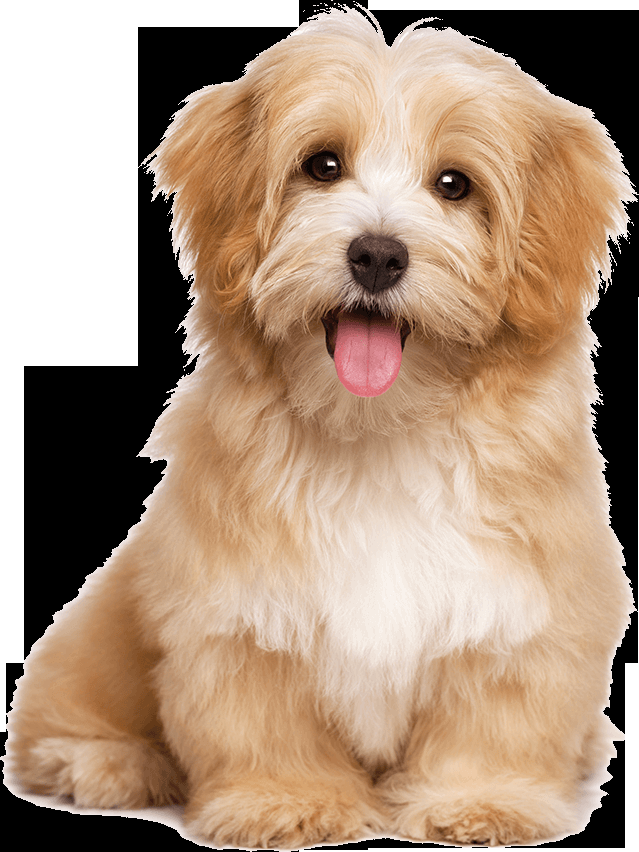
#> input picture dog.png, 639 x 852 px
$ jupyter execute COMP90086_asst1_2024.ipynb
#> lines starting #> are read from the running program, lines starting #| are printed output that depends on the picture; after the words box and inside, x2 and y2 are one past the last pixel; in counts of white or black regions, pixels touching at a corner belong together
### The University of Melbourne, School of Computing and Information Systems
# COMP90086 Computer Vision, 2024 Semester 2

## Assignment 1

**Student Name:**    `PLEASE ENTER YOUR NAME HERE`

**Student ID:**     `PLEASE ENTER YOUR ID HERE`

This iPython notebook is a template which you should use for your Assignment 1 submission. This file should be submitted at the **Assignment 1: Code** link on the LMS, along with any images needed to run your code.

In addition to this file, you should submit a written report explaining your results at the **Assignment 1: Report** link on the LMS. Please see the assignment specification for details on what must be included in the report for each question.

*Adding proper comments to your code is MANDATORY.*

[cell 1]
# Additional code for Question 2

import numpy as np
import cv2

# Real-world heights for sample objects, in meters (m)
img_dog = 'dog.png'
h_dog = 0.4
img_statue = 'statue.png'
h_statue = 1.8
img_elephant = 'elephant.png'
h_elephant = 3.5

# Read a transparent PNG image
transparent_obj = cv2.imread('dog.png', cv2.IMREAD_UNCHANGED)
#> transparent_obj is the input picture: shape (852, 639, 4); mean B, G, R, A 127.5, 148.9, 174.5, 180.6
obj = transparent_obj[:,:,:3]
alpha = transparent_obj[:,:,3]
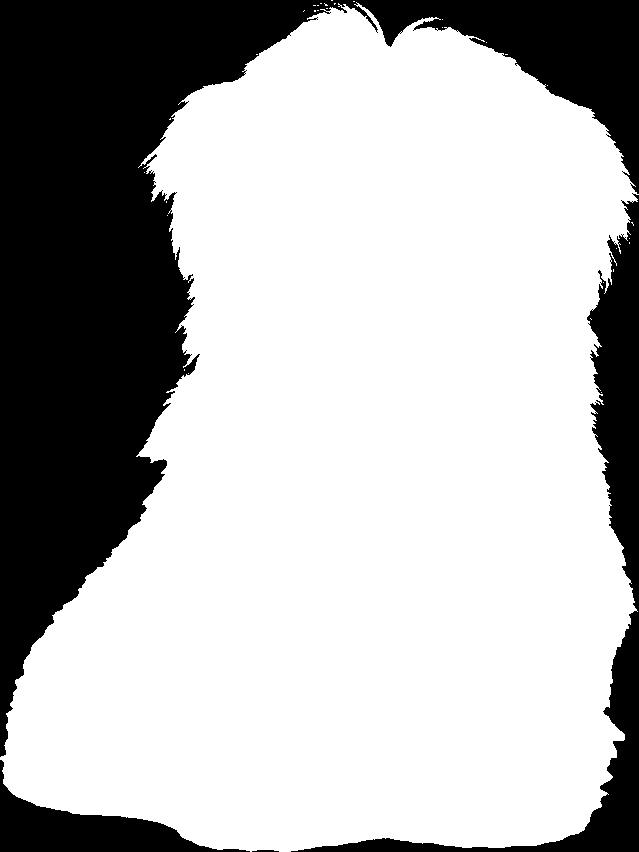
#> alpha: shape (852, 639); 70.8% white; 4 black regions, box (x1, y1, x2, y2) and area: (0, 0, 639, 757) 129232, (291, 193, 639, 852) 22044, (0, 760, 250, 852) 7588, (252, 850, 279, 852) 44

# Paste object onto background with transparency
bg = np.ones_like(obj, dtype=np.uint8) * 255
alpha = np.tile(alpha[:,:,np.newaxis], (1,1,3)).astype(np.float32) / 255.0
pasted_object = (obj.astype(np.float32) * alpha) + (bg.astype(np.float32) * (1-alpha))
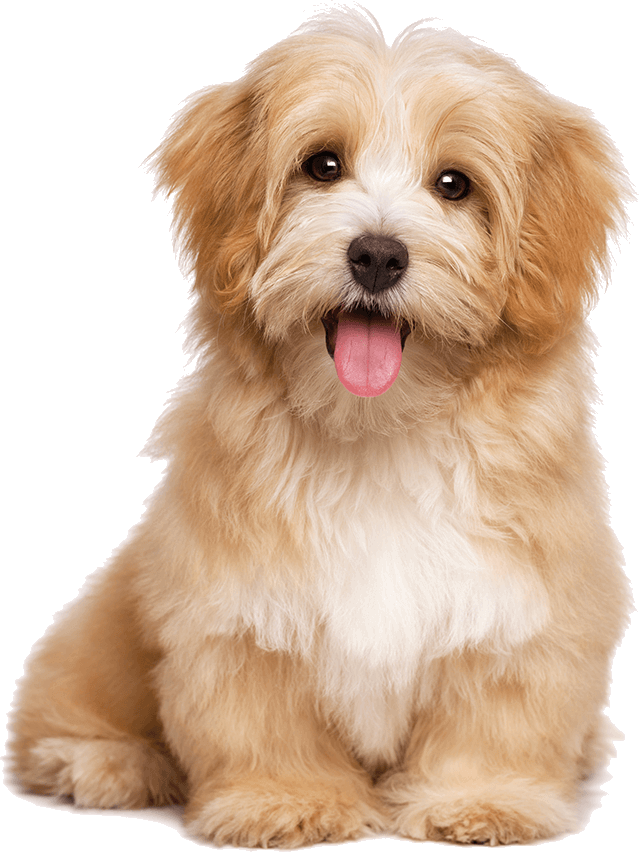
#> pasted_object: shape (852, 639, 3) float32; mean B, G, R 169.7, 191.1, 216.6
pasted_object = pasted_object.astype(np.uint8)

### 1. Image filtering

[cell 2]
import numpy as np
import matplotlib.pyplot as plt
from scipy.ndimage import convolve

# 生成一个简单的二维信号（例如，一个简单的图像）
image = np.zeros((128, 128))
image[32:96, 32:96] = 1  # 创建一个中心为白色的方块

# 定义一个3x3的盒式滤波器
box_filter = np.ones((8, 8)) / (8*8)

# 对图像应用盒式滤波器
filtered_image = convolve(image, box_filter)

# 计算滤波后的二维傅里叶变换
fft_filtered_image = np.fft.fft2(filtered_image)

# 计算原图像的二维傅里叶变换
fft_image = np.fft.fft2(image)


# 将零频率分量移到中心
fft_filtered_image_shifted = np.fft.fftshift(fft_filtered_image)
fft_image_shifted = np.fft.fftshift(fft_image)

# 计算幅值谱
magnitude_spectrum_filtered = np.abs(fft_filtered_image_shifted)
magnitude_spectrum = np.abs(fft_image_shifted)

# 可视化原始图像、滤波后图像及其频域表示
plt.figure(figsize=(12, 12))

plt.subplot(2, 2, 1)
plt.imshow(image, cmap='gray')
plt.title('Original Image')

plt.subplot(2, 2, 2)
plt.imshow(filtered_image, cmap='gray')
plt.title('Filtered Image with Box Filter')

plt.subplot(2, 2, 3)
plt.imshow(np.log1p(magnitude_spectrum), cmap='gray')
plt.title('Magnitude Spectrum (FFT) of Original Image')

plt.subplot(2, 2, 4)
plt.imshow(np.log1p(magnitude_spectrum_filtered), cmap='gray')
plt.title('Magnitude Spectrum (FFT) of Filtered Image')

plt.show()
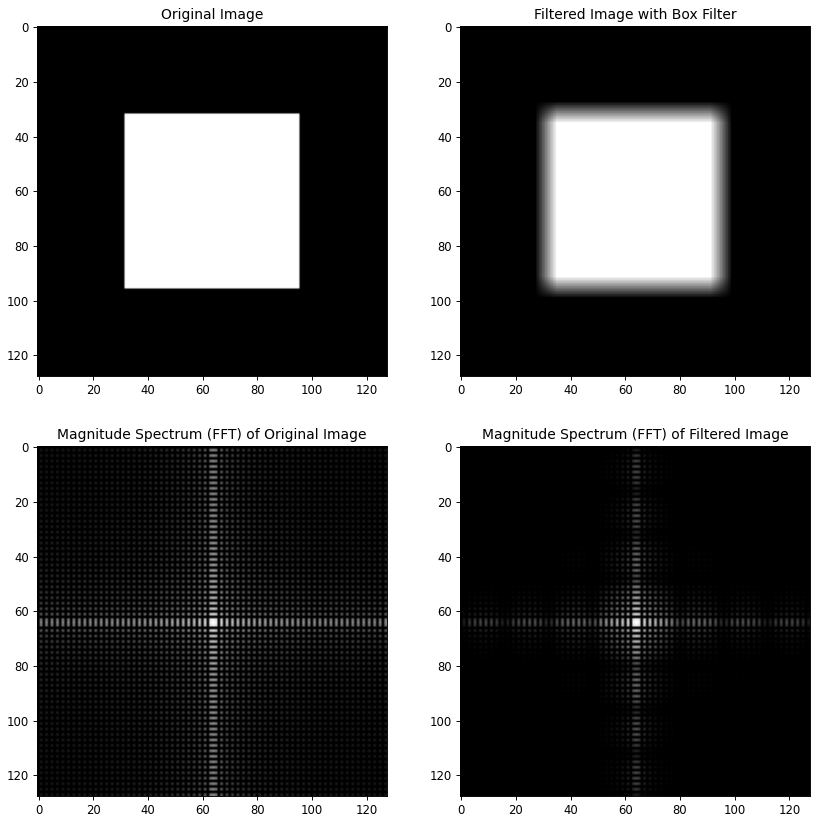
#> figure drawn by matplotlib, 4 panels

[cell 3]
image

[cell 4]
import numpy as np
import matplotlib.pyplot as plt
from scipy.fftpack import fft2, fftshift
from scipy.ndimage import convolve

# 定义一个3x3的盒式滤波器
small_box_filter = np.ones((16, 16)) / (16*16)

# 对滤波器进行零填充，扩展到一个大的支持域，例如512x512
large_support_size = (512, 512)
padded_box_filter = np.zeros(large_support_size)
# 计算中心位置的起始索引
start_x = large_support_size[0] // 2 - small_box_filter.shape[0] // 2
start_y = large_support_size[1] // 2 - small_box_filter.shape[1] // 2

# 将小的盒式滤波器放置在中心位置
padded_box_filter[start_x:start_x + 16, start_y:start_y + 16] = small_box_filter

# 计算二维傅里叶变换
fft_padded_box_filter = fft2(padded_box_filter)

# 将零频率分量移到中心
fft_padded_box_filter_shifted = fftshift(fft_padded_box_filter)

# 计算幅值谱
magnitude_spectrum_padded = np.abs(fft_padded_box_filter_shifted)

# 可视化滤波器及其频域表示
plt.figure(figsize=(12, 6))

plt.subplot(1, 2, 1)
plt.imshow(padded_box_filter, cmap='gray')
plt.title('Padded Box Filter (Large Support)')

plt.subplot(1, 2, 2)
plt.imshow(np.log1p(magnitude_spectrum_padded), cmap='gray')
plt.title('Magnitude Spectrum of Padded Box Filter (FFT)')

plt.show()
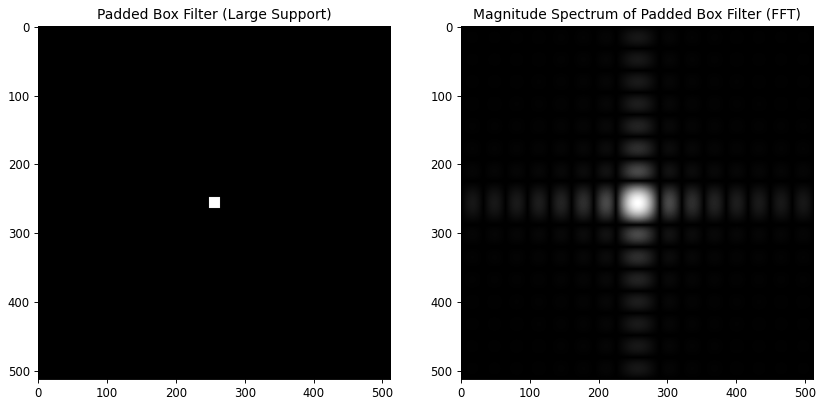
#> figure drawn by matplotlib, 2 panels


# 生成一个简单的二维信号（例如，一个简单的图像）
image = np.zeros((512, 512))
image[32:96, 32:96] = 1  # 创建一个中心为白色的方块

# 计算二维傅里叶变换
fft_image = np.fft.fft2(image)

# 将零频率分量移到中心
fft_image_shifted = np.fft.fftshift(fft_image)

# 计算幅值谱
magnitude_spectrum = np.abs(fft_image_shifted)


# 使用 box filter 进行低通滤波
filtered_image = convolve(image, padded_box_filter)

# 计算滤波后的二维傅里叶变换
fft_filtered_image = np.fft.fft2(filtered_image)

# 将零频率分量移到中心
fft_filtered_image_shifted = np.fft.fftshift(fft_filtered_image)

# 计算幅值谱
magnitude_spectrum_filtered = np.abs(fft_filtered_image_shifted)

# 可视化原始图像、滤波后图像及其频域表示
plt.figure(figsize=(12, 12))

plt.subplot(2, 2, 1)
plt.imshow(image, cmap='gray')
plt.title('Original Image')

plt.subplot(2, 2, 2)
plt.imshow(filtered_image, cmap='gray')
plt.title('Filtered Image with Padded Box Filter')

plt.subplot(2, 2, 3)
plt.imshow(np.log1p(magnitude_spectrum), cmap='gray')
plt.title('Magnitude Spectrum (FFT) of Original Image')

plt.subplot(2, 2, 4)
plt.imshow(np.log1p(magnitude_spectrum_filtered), cmap='gray')
plt.title('Magnitude Spectrum (FFT) of Filtered Image')
